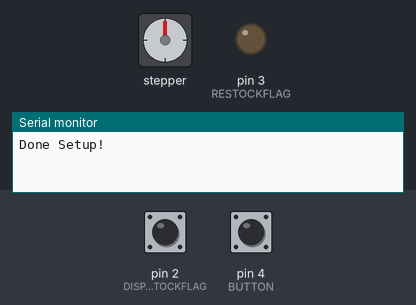
The sketch below on a simulated Arduino Nano, built with avr-gcc and run on an emulated ATmega328P. On the bench: stepper motor, output pins drawn as LEDs (lit = HIGH), the last lines printed to the serial monitor. The test bench sets the inputs (shaded band); at power-on: pin 2 (DISPENSESTOCKFLAG) HIGH, pin 4 (BUTTON) HIGH. Stepper angles assume 200 steps per turn.

Above: at 1.2 s.
1.3 s: pin 2 (DISPENSESTOCKFLAG) pulled LOW for 0.15 s
At 1.47 s:
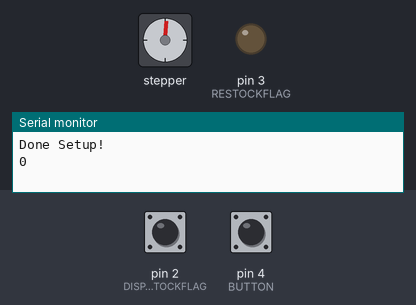
At 4.1 s:
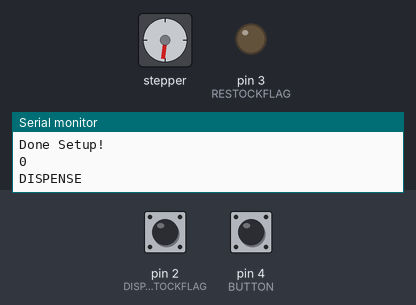
4.3 s: pin 4 (BUTTON) pulled LOW for 0.15 s
At 7.2 s:
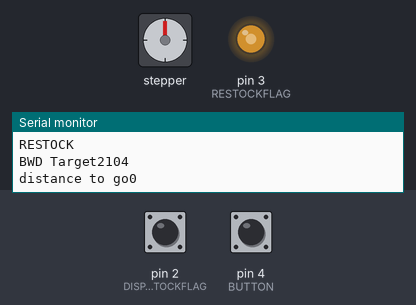
Timing chart, 0 to 8.9 s (numbered marks = the images above; inputs shaded):
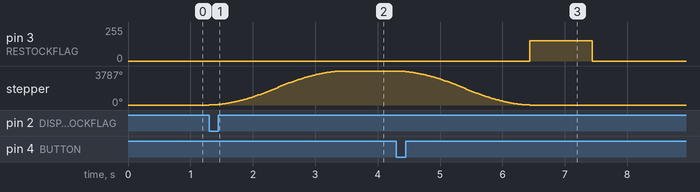

The sketch:

Dispense.ino.ino
```cpp
#include "AccelStepper.h"
// AccelStepper Setup
AccelStepper stepperX(1, 8, 9);   // 1 = Easy Driver interface
                                  // NANO Pin 8 connected to STEP pin of Easy Driver
                                  // NANO Pin 9 connected to DIR pin of Easy Driver
// Define the Pins used
#define DISPENSESTOCKFLAG 2
#define RESTOCKFLAG 3
#define BUTTON 4

//Vars for Motor Motion Control
long dist = 4;                    //Linear distance to travel in inches
long step = dist*5781/(3.5*3.14);        //Number of steps to travel distance
long TargetDist = 0;              //Absolute target distance to travel to

void setup() {
  Serial.begin(9600);             // Start the Serial monitor with speed of 9600 Bauds
  delay(5);                       //Wait for EasyDriver Wake up

   //  Set Max Speed and Acceleration of each Steppers at startup
  stepperX.setMaxSpeed(5000.0);      // Set Max Speed of Stepper (Slower to get better accuracy)
  stepperX.setAcceleration(2500.0);  // Set Acceleration of Stepper
  stepperX.setCurrentPosition(0);    // Set the current position as zero for now
  stepperX.setMinPulseWidth(20);     // Incase the microcontroller runs too fast, this sets the minimum pulse
                                     //...width to 20 microseconds, the driver requires a min of 7.5 us
  pinMode(DISPENSESTOCKFLAG, INPUT_PULLUP);
  pinMode(RESTOCKFLAG, OUTPUT);
  pinMode(BUTTON, INPUT_PULLUP);
  Serial.println("Done Setup!");
}

void loop() {
  if(digitalRead(DISPENSESTOCKFLAG) != HIGH){ //Check if we have to dispence
    TargetDist = indexFWD(TargetDist);        //call index forward function
    Serial.println("DISPENSE");
  }
  if(digitalRead(BUTTON) != HIGH){            //check if we have to restock
    Serial.println("RESTOCK");
    TargetDist = indexBWD(TargetDist);        //call index backward function
    analogWrite(RESTOCKFLAG, 153);          //tell ESP32 restocking done
    delay(1000);                              //wait for ESP32 to see flag
    digitalWrite(RESTOCKFLAG, LOW);           //turn off restock flag
    delay(20000);
  }
}
/*
Param: Target Distance to go to
Return: Updated target distance
function:indexes stepper forward by 1 toy distance when called
*/
long indexFWD(long TargetDist){
//  Serial.print("FWD Target");
//  Serial.println(TargetDist);

  Serial.println(TargetDist);
  stepperX.moveTo(TargetDist);  // Set new moveto position of Stepper

  stepperX.runToNewPosition(TargetDist += step);

  return TargetDist;
  }
/*
Param: Target Distance to go to
Return: Updated target distance
function:indexes stepper backward by 1 toy distance when called
*/
long indexBWD(long TargetDist){
  Serial.print("BWD Target");
  Serial.println(TargetDist);

  stepperX.moveTo(TargetDist);  // Set new moveto position of Stepper
  Serial.print("distance to go");
  Serial.println(stepperX.distanceToGo());

  stepperX.runToNewPosition(TargetDist -= step);
  return TargetDist;
  }
```

Measured:
- after the input at 1.3 s, stepper: turns 3787° clockwise in 2.1 s, starting at once
- after the input at 4.3 s, pin 3 (RESTOCKFLAG): 0/255 → 153/255 after 2.1 s, → 0/255 1.0 s later; stepper: turns 3787° counter-clockwise in 2.1 s, starting at once
